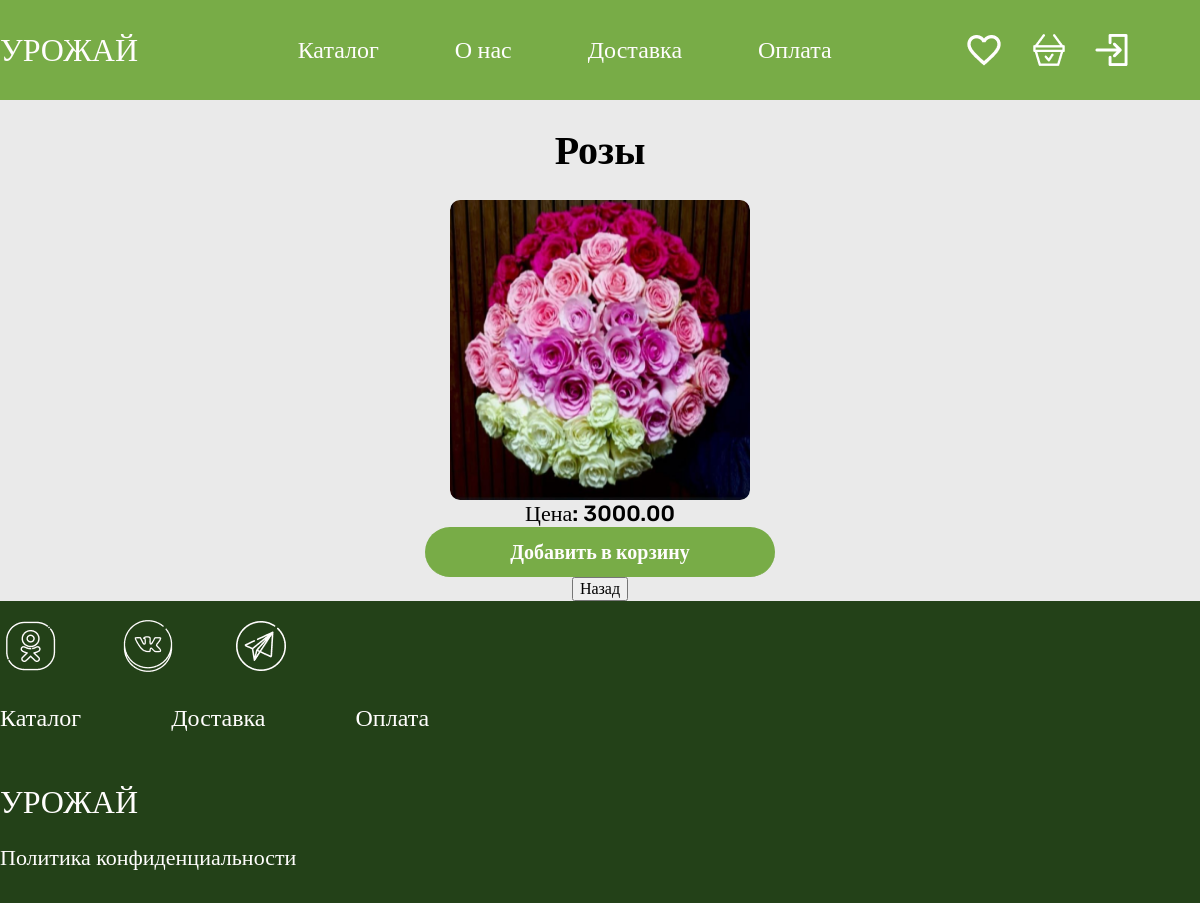
Page /product/1 on the committed database.
### catalog/models.py (models this page shows, shortened)
class Product(models.Model):
    category = models.ForeignKey(Category, on_delete=models.PROTECT, verbose_name='Категория')
    stock = models.ForeignKey(Stocks, on_delete=models.SET_NULL, verbose_name='Акция', null=True)
    name = models.CharField(max_length=100, verbose_name='Название')
    price = models.DecimalField(max_digits=10, decimal_places=2, verbose_name='Цена')
    description = models.TextField(verbose_name='Описание')
    class Meta:
        verbose_name_plural = 'Товар'

class PhotoProduct(models.Model):
    product = models.ForeignKey(Product, related_name='photos', on_delete=models.CASCADE)
    photo = models.ImageField(upload_to='photos/', verbose_name='Фотография')

### catalog/views.py (the view)
# urls.py: path('product/<int:pk>', PostDetailView.as_view(), name='detail'),
class PostDetailView(DetailView):
    model = Product
    template_name = 'product.html'
    context_object_name = 'product'
    def get_context_data(self, **kwargs):
        context = super().get_context_data(**kwargs)
        user = self.request.user
        if user.is_authenticated:
            context['like_count'] = user.user_likes.count()
            context['basket_count'] = user.user_products.count()
        else:
            context['like_count'] = 0
            context['basket_count'] = 0
        return context

### catalog/templates/product.html (shortened to what this page needs)
{% extends 'base.html' %}
{% block styles %}
    {% load static %}
    <link rel="stylesheet" type="text/css" href="{% static 'css/product_style.css' %}">
{% endblock %}
{% block content %}
    <section class="catalog">
        <h1> {{product.name}} </h1>
        <div>
            <img class="img" src="{{product.photos.all.0.photo.url}}" alt="Изображение продукта" />
        </div>
        <p class="cost">Цена: {{product.price}}</p>
        <div class="detailed1">
            <button class="detailed color" type="button">Добавить в корзину</button>
        </div>
        <div class="back">
            <button onclick="history.back()">Назад</button>
        </div>
    </section>
{% endblock %}

### static/css/product_style.css (style rules this page uses)
.catalog { display: flex; flex-direction: column; align-items: center; }
h1 { font-size: 40px; font-family: "Rubik"; height: 100px; display: flex; align-items: center; }
.cost { font-size: 40px; font-family: "Rubik"; height: 100px; display: flex; align-items: center; }
.detailed1 { display: flex; justify-content: flex-end; align-items: flex-end; height: 50px; width: 350px; }
.detailed { border: none; color: #FFFDFD; font-family: "Rubik"; font-size: 20px; height: 100%; width: 100%; border-bottom: 1px solid #78AC47; border-radius: 50px; background-color: #78AC47; display: flex; justify-content: center; align-items: center; font-weight: 700; }
.img { height: 300px; width: 300px; background-size: cover; background-position: center; border-radius: 10px; }

### static/css/style.css (style rules this page uses)
html { height: 100%; width: 100%; }
body { height: 100%; width: 100%; }
.catalog { background-color: #EAEAEA; height: fit-content; }
.img { cursor: pointer; }
.cost { height: 27px; font-size: 22px; font-family: "Rubik"; font-weight: 500; }
.detailed1 { display: flex; justify-content: flex-end; align-items: flex-end; height: 50px; width: 350px; }
.detailed { border: none; color: #FFFDFD; font-family: "Rubik"; font-size: 20px; height: 100%; width: 100%; border-bottom: 1px solid #78AC47; border-radius: 50px; background-color: #78AC47; display: flex; justify-content: center; align-items: center; font-weight: 700; }

### rows in the picture
Product: name "Розы", photos.all.0.photo (picture), price "3000.00"
